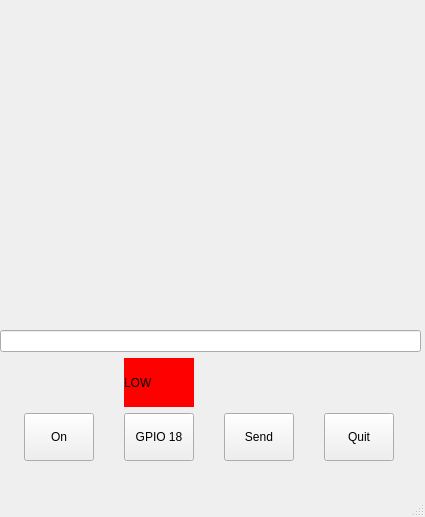
<?xml version="1.0" encoding="UTF-8"?>
<ui version="4.0">
 <class>MainWindow</class>
 <widget class="QMainWindow" name="MainWindow">
  <property name="geometry">
   <rect>
    <x>0</x>
    <y>0</y>
    <width>425</width>
    <height>517</height>
   </rect>
  </property>
  <property name="windowTitle">
   <string>MainWindow</string>
  </property>
  <widget class="QWidget" name="centralwidget">
   <widget class="QWidget" name="verticalLayoutWidget">
    <property name="geometry">
     <rect>
      <x>0</x>
      <y>0</y>
      <width>421</width>
      <height>331</height>
     </rect>
    </property>
    <layout class="QVBoxLayout" name="verticalLayout"/>
   </widget>
   <widget class="QWidget" name="verticalLayoutWidget_2">
    <property name="geometry">
     <rect>
      <x>0</x>
      <y>330</y>
      <width>421</width>
      <height>131</height>
     </rect>
    </property>
    <layout class="QVBoxLayout" name="verticalLayout_2">
     <item>
      <widget class="QLineEdit" name="commandLine">
       <property name="text">
        <string/>
       </property>
      </widget>
     </item>
     <item>
      <layout class="QHBoxLayout" name="horizontalLayout_2">
       <item>
        <widget class="QLabel" name="paddingLbl">
         <property name="maximumSize">
          <size>
           <width>70</width>
           <height>50</height>
          </size>
         </property>
         <property name="styleSheet">
          <string notr="true"/>
         </property>
         <property name="text">
          <string/>
         </property>
        </widget>
       </item>
       <item>
        <widget class="QLabel" name="statusLbl">
         <property name="maximumSize">
          <size>
           <width>70</width>
           <height>50</height>
          </size>
         </property>
         <property name="styleSheet">
          <string notr="true">background-color: rgb(255, 0, 0);</string>
         </property>
         <property name="text">
          <string>LOW</string>
         </property>
        </widget>
       </item>
       <item>
        <widget class="QLabel" name="paddingLbl_2">
         <property name="maximumSize">
          <size>
           <width>70</width>
           <height>50</height>
          </size>
         </property>
         <property name="styleSheet">
          <string notr="true"/>
         </property>
         <property name="text">
          <string/>
         </property>
        </widget>
       </item>
       <item>
        <widget class="QLabel" name="paddingLbl_3">
         <property name="maximumSize">
          <size>
           <width>70</width>
           <height>50</height>
          </size>
         </property>
         <property name="styleSheet">
          <string notr="true"/>
         </property>
         <property name="text">
          <string/>
         </property>
        </widget>
       </item>
      </layout>
     </item>
     <item>
      <layout class="QHBoxLayout" name="horizontalLayout">
       <item>
        <widget class="QPushButton" name="camToggleBtn">
         <property name="maximumSize">
          <size>
           <width>70</width>
           <height>50</height>
          </size>
         </property>
         <property name="text">
          <string>On</string>
         </property>
        </widget>
       </item>
       <item>
        <widget class="QPushButton" name="gpioToggleBtn">
         <property name="maximumSize">
          <size>
           <width>70</width>
           <height>50</height>
          </size>
         </property>
         <property name="text">
          <string>GPIO 18</string>
         </property>
        </widget>
       </item>
       <item>
        <widget class="QPushButton" name="sendCommandBtn">
         <property name="maximumSize">
          <size>
           <width>70</width>
           <height>50</height>
          </size>
         </property>
         <property name="text">
          <string>Send</string>
         </property>
        </widget>
       </item>
       <item>
        <widget class="QPushButton" name="quitBtn">
         <property name="maximumSize">
          <size>
           <width>70</width>
           <height>50</height>
          </size>
         </property>
         <property name="text">
          <string>Quit</string>
         </property>
        </widget>
       </item>
      </layout>
     </item>
    </layout>
   </widget>
  </widget>
  <widget class="QMenuBar" name="menubar">
   <property name="geometry">
    <rect>
     <x>0</x>
     <y>0</y>
     <width>425</width>
     <height>28</height>
    </rect>
   </property>
  </widget>
  <widget class="QStatusBar" name="statusbar"/>
 </widget>
 <resources/>
 <connections/>
</ui>
